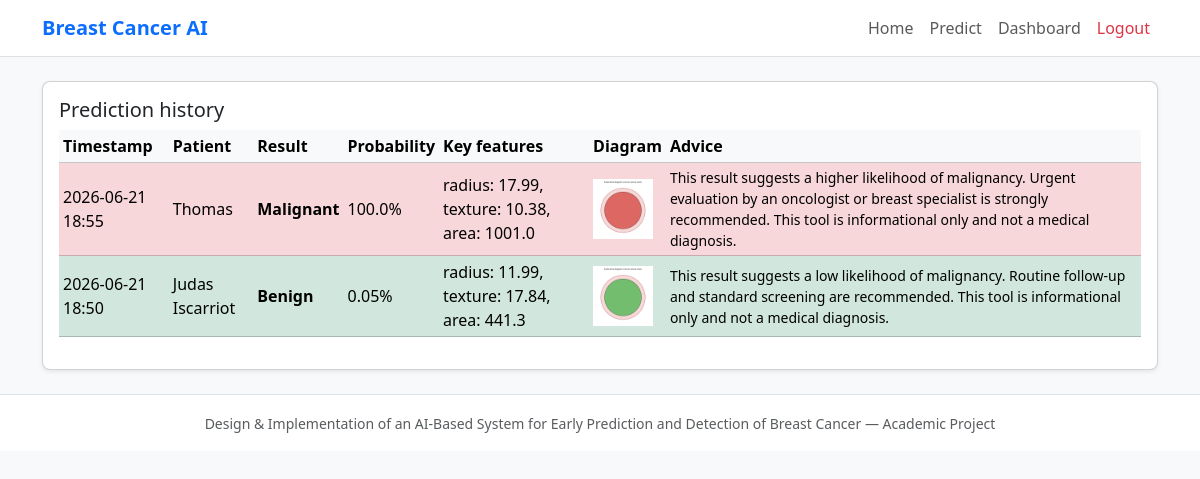
The page /dashboard (signed in) on the database its author committed.
### app.py (models this page shows)
class PredictionRecord(db.Model):
    id = db.Column(db.Integer, primary_key=True)
    user_id = db.Column(db.Integer, db.ForeignKey("user.id"), nullable=False)
    patient_name = db.Column(db.String(200), nullable=False)
    mean_radius = db.Column(db.Float, nullable=True)
    mean_texture = db.Column(db.Float, nullable=True)
    mean_perimeter = db.Column(db.Float, nullable=True)
    mean_area = db.Column(db.Float, nullable=True)
    mean_smoothness = db.Column(db.Float, nullable=True)
    features_json = db.Column(db.Text, nullable=False)
    prediction_result = db.Column(db.String(20), nullable=False)  # 'Benign' or 'Malignant'
    probability_score = db.Column(db.Float, nullable=False)
    risk_category = db.Column(db.String(20), nullable=True)
    advice_text = db.Column(db.Text, nullable=True)
    tumor_image = db.Column(db.String(255), nullable=True)
    timestamp = db.Column(db.DateTime, default=datetime.utcnow)

### app.py (the view)
@app.route("/dashboard")
@login_required
def dashboard():
    records = PredictionRecord.query.filter_by(user_id=current_user.id).order_by(PredictionRecord.timestamp.desc()).all()
    return render_template("dashboard.html", records=records)

### app.py (called while the page is built)
@login_manager.user_loader
def load_user(user_id):
    return User.query.get(int(user_id))

### templates/dashboard.html (shortened to what this page needs)
{% extends "base.html" %}
{% block content %}
<div class="card shadow-sm">
  <div class="card-body">
    <h5 class="card-title">Prediction history</h5>
    {% if records %}
    <div class="table-responsive">
      <table class="table table-sm align-middle">
        <thead class="table-light">
          <tr>
            <th>Timestamp</th>
            <th>Patient</th>
            <th>Result</th>
            <th>Probability</th>
            <th>Key features</th>
            <th>Diagram</th>
            <th>Advice</th>
          </tr>
        </thead>
        <tbody>
          {% for r in records %}
          <tr class="{{ 'table-danger' if r.prediction_result=='Malignant' else 'table-success' }}">
            <td>{{ r.timestamp.strftime('%Y-%m-%d %H:%M') }}</td>
            <td>{{ r.patient_name }}</td>
            <td><strong>{{ r.prediction_result }}</strong></td>
            <td>{{ (r.probability_score*100)|round(2) }}%</td>
            <td>
              radius: {{ r.mean_radius }}, texture: {{ r.mean_texture }}, area: {{ r.mean_area }}
            </td>
            <td>
              {% if r.tumor_image %}
              <img src="{{ url_for('static', filename='tmp/' + r.tumor_image) }}" alt="diagram" style="max-width:60px;">
              {% else %}
              <span class="text-muted small">—</span>
              {% endif %}
            </td>
            <td class="small">{{ r.advice_text or '—' }}</td>
          </tr>
          {% endfor %}
        </tbody>
      </table>
    </div>
    {% else %}
      <div class="text-muted">No records yet. Use Predict to create history.</div>
    {% endif %}
  </div>
</div>
{% endblock %}

### templates/base.html (shortened to what this page needs)
<!doctype html>
<html lang="en">
<head>
  <link href="https://cdn.jsdelivr.net/npm/bootstrap@5.3.2/dist/css/bootstrap.min.css" rel="stylesheet">
  <link rel="stylesheet" href="{{ url_for('static', filename='css/style.css') }}">
</head>
<body class="bg-light">
<nav class="navbar navbar-expand-lg navbar-light bg-white border-bottom">
  <div class="container">
    <a class="navbar-brand fw-bold text-primary" href="{{ url_for('home') }}">Breast Cancer AI</a>
    <div class="collapse navbar-collapse" id="nav">
      <ul class="navbar-nav ms-auto">
        {% if current_user.is_authenticated %}
        <li class="nav-item"><a class="nav-link" href="{{ url_for('home') }}">Home</a></li>
        <li class="nav-item"><a class="nav-link" href="{{ url_for('predict') }}">Predict</a></li>
        <li class="nav-item"><a class="nav-link" href="{{ url_for('dashboard') }}">Dashboard</a></li>
        <li class="nav-item"><a class="nav-link text-danger" href="{{ url_for('logout') }}">Logout</a></li>
        {% else %}
        <li class="nav-item"><a class="nav-link" href="{{ url_for('login') }}">Login / Register</a></li>
        {% endif %}
      </ul>
    </div>
  </div>
</nav>
<div class="container my-4">
  {% block content %}{% endblock %}
</div>
<footer class="text-center text-muted py-3 border-top bg-white">
  <small>Design & Implementation of an AI-Based System for Early Prediction and Detection of Breast Cancer — Academic Project</small>
</footer>
</body>
</html>

### static/css/style.css (style rules this page uses)
body { font-family: "Segoe UI", Roboto, Helvetica, Arial, sans-serif; }
.navbar-brand { color: #0d6efd !important; }
.card { border-radius: 8px; }
.table-success { background-color: #e9f7ef !important; }
.table-danger { background-color: #fdecea !important; }
footer { background: #ffffff; }

### rows shown on the page
PredictionRecord: timestamp "2026-06-21 18:55", patient_name "Thomas", prediction_result "Malignant", (r.probability_score*100)|round(2) "100.0", mean_radius "17.99", mean_texture "10.38", mean_area "1001.0", tumor_image (picture), advice_text "This result suggests a higher likelihood of malignancy. Urgent evaluation by an oncologist or breast specialist is strongly recommended. This tool is informational only and not a medical diagnosis."
PredictionRecord: timestamp "2026-06-21 18:50", patient_name "Judas Iscarriot", prediction_result "Benign", (r.probability_score*100)|round(2) "0.05", mean_radius "11.99", mean_texture "17.84", mean_area "441.3", tumor_image (picture), advice_text "This result suggests a low likelihood of malignancy. Routine follow-up and standard screening are recommended. This tool is informational only and not a medical diagnosis."
